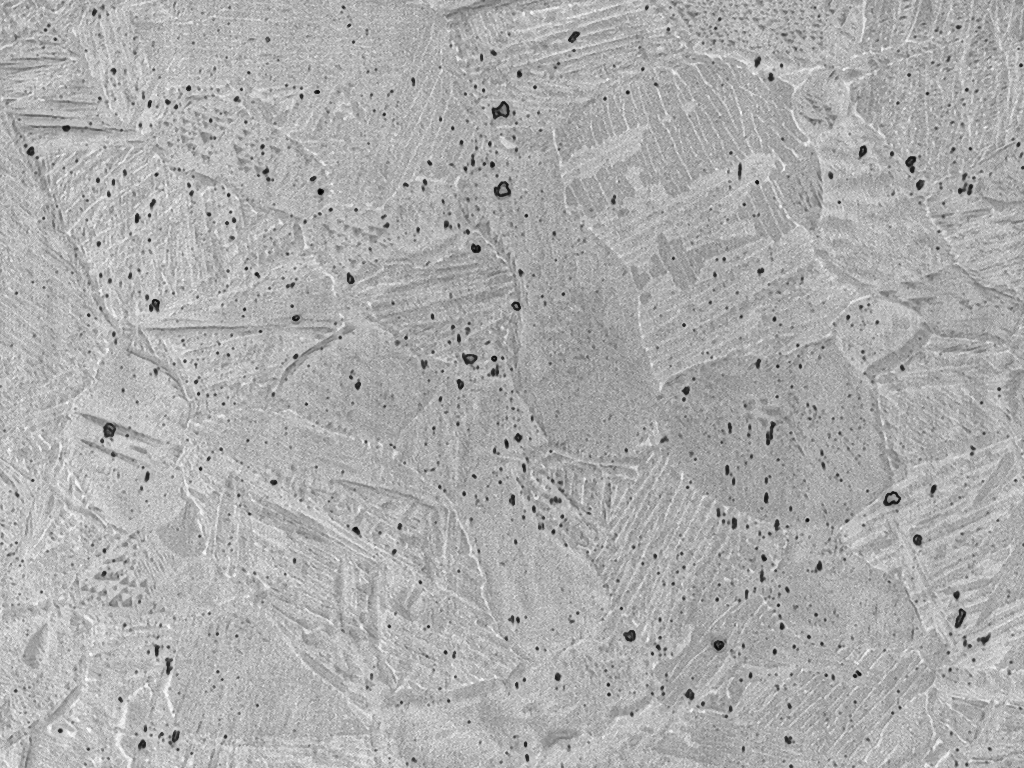
#> input picture docs/day_2_10102025/Multiphase_disloc/Ti64.png, 1024 x 768 px; the run also reads 1 picture not shown here
$ jupyter execute CAMM_Hackathon_Jordan.ipynb   (shell and % lines are left out)
#> lines starting #> are read from the running program, lines starting #| are printed output that depends on the picture; after the words box and inside, x2 and y2 are one past the last pixel; in counts of white or black regions, pixels touching at a corner belong together
October 10 2025

**Data provenance**

The dataset includes microstructural images collected from (i) a Ti–6Al–4V (Ti64) alloy sample, and (ii) Nb alloy. The images were acquired using optical/Laser microscopy

**What you’ll find here**

Raw metallographic/SEM images of alloy microstructures.

Baseline segmentation examples (e.g., k-means, thresholding) to illustrate challenges such as streak artifacts or misclassification.

**What you will do**

**Apply segmentation methods**  and record your observations.

**Compare techniques** and comment on their strengths and limitations.

**Visualize results** by overlaying predicted features or segmentation masks onto the original images.

# Importing data

[cell 1]
import matplotlib.pyplot as plt
import matplotlib.image as mpimg
import numpy as np
from PIL import Image
from sklearn.cluster import KMeans

## Two Sets of Images

*   Ti64
*   Nb Alloy

# 1.Ti64

[cell 2]
img1 = mpimg.imread("Ti64.png")
#> img1 is the input picture: shape (768, 1024, 3) float32; min 0, max 0.992, mean 0.679
plt.imshow(img1)
plt.axis("off")
plt.show()

**What you see in the image**

The grayscale image above is a microscopy snapshot of Ti–6Al–4V (Ti64), a widely used aerospace alloy. Its internal structure has two major building blocks:

1.   α phase (alpha, light regions): Appears as the lighter gray regions. The α phase is stable at room temperature and gives the alloy strength.
2.   β phase (beta, darker regions): Seen as the darker intergranular regions. The β phase provides ductility (ability to bend/stretch).
3.   The small black spots visible across the sample are not another phase but likely surface dirt or minor preparation artifacts, not intrinsic features of the material.

**Why this matters**

Being able to classify which pixel belongs to α or β is the first step that lays the foundation for all subsequent characterization.

## Your Turn

[cell 3]
# image saved as img1
plt.imshow(img1)
plt.axis("off")
plt.show()

[cell 4]
"""
Ti–6Al–4V Phase Segmentation (α vs β) + Colored Overlays
"""

import os
import cv2
import numpy as np
from sklearn.cluster import KMeans
import matplotlib.pyplot as plt

IMG_PATH = "Ti64.png"
OUT_DIR  = os.path.dirname(os.path.abspath(IMG_PATH)) or "."

GAUSS_BLUR = 3
CLAHE_CLIP = 2.0
CLAHE_TILE = 8
ARTIFACT_THRESH    = 35
ARTIFACT_MAX_AREA  = 150
INPAINT_RADIUS     = 3
KMEANS_REPEATS = 5
MORPH_KERNEL = 3


def to_gray_uint8(img):
    if img.ndim == 3:
        img = cv2.cvtColor(img, cv2.COLOR_BGR2GRAY)
    if img.dtype != np.uint8:
        img = cv2.normalize(img, None, 0, 255, cv2.NORM_MINMAX).astype(np.uint8)
    return img


def overlay_color(gray, alpha_mask, beta_mask, alpha_w=0.4):
    base_bgr = cv2.cvtColor(gray, cv2.COLOR_GRAY2BGR)
    color = base_bgr.copy()
    color[alpha_mask == 255] = [255, 0, 0]  # α red
    color[beta_mask == 255]  = [0, 0, 255]  # β blue
    return cv2.addWeighted(color, alpha_w, base_bgr, 1 - alpha_w, 0)


def main():
    orig = cv2.imread(IMG_PATH, cv2.IMREAD_UNCHANGED)
    if orig is None:
        raise FileNotFoundError(f"Could not read {IMG_PATH}")
    gray = to_gray_uint8(orig)

    if GAUSS_BLUR > 0:
        gray_blur = cv2.GaussianBlur(gray, (GAUSS_BLUR, GAUSS_BLUR), 0)
    else:
        gray_blur = gray.copy()

    clahe = cv2.createCLAHE(clipLimit=CLAHE_CLIP, tileGridSize=(CLAHE_TILE, CLAHE_TILE))
    enh = clahe.apply(gray_blur)

    _, dark_bin = cv2.threshold(enh, ARTIFACT_THRESH, 255, cv2.THRESH_BINARY_INV)
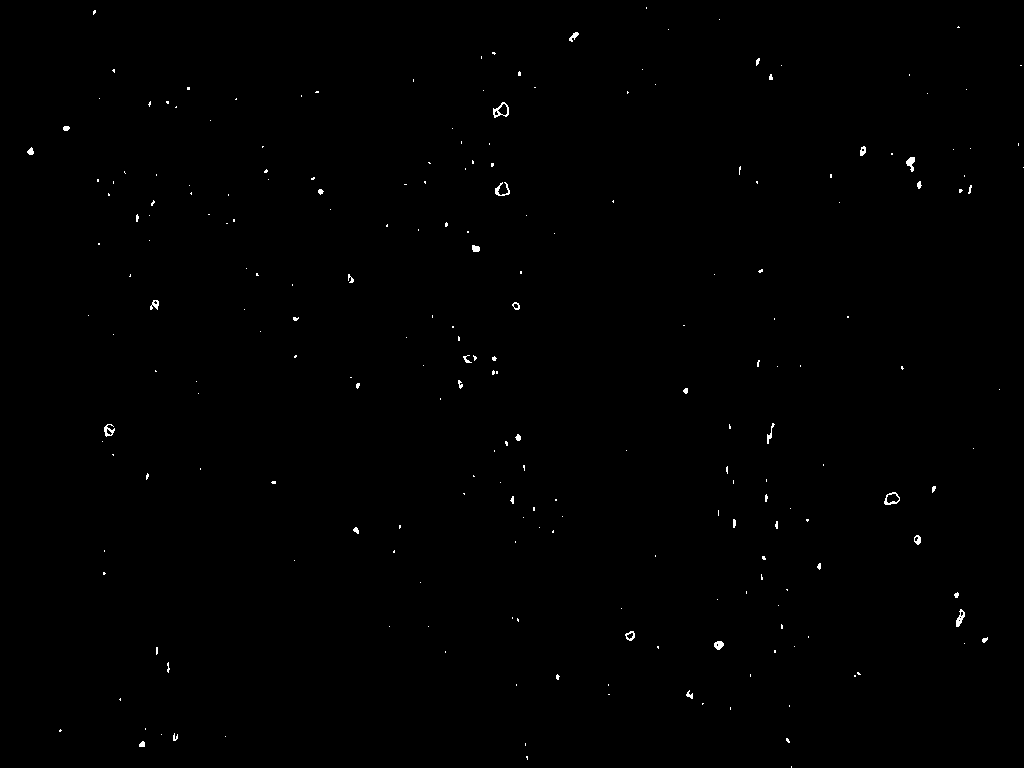
#> dark_bin: shape (768, 1024); 0.3% white in thin lines or dots
    num_labels, labels, stats, _ = cv2.connectedComponentsWithStats(dark_bin, connectivity=8)
#> labels: shape (768, 1024) int32; 227 distinct labels, from 0 to 226
#> num_labels = 227; stats = 227 rows, first 6: [0, 0, 1024, 768, 784057], [646, 7, 1, 2, 2], [93, 10, 3, 5, 11], [719, 19, 1, 1, 1], [957, 26, 3, 2, 4], [668, 29, 1, 1, 1]
    artifact_mask = np.zeros_like(dark_bin)
    for i in range(1, num_labels):
        if stats[i, cv2.CC_STAT_AREA] <= ARTIFACT_MAX_AREA:
            artifact_mask[labels == i] = 255

    inpainted = cv2.inpaint(enh, artifact_mask, INPAINT_RADIUS, cv2.INPAINT_TELEA)

    X = inpainted.reshape(-1, 1).astype(np.float32)
    best_labels, best_centers, best_inertia = None, None, np.inf
    for _ in range(KMEANS_REPEATS):
        km = KMeans(n_clusters=2, n_init=1, random_state=None)
        lbls = km.fit_predict(X)
        if km.inertia_ < best_inertia:        # <-- fixed
            best_inertia = km.inertia_        # <-- fixed
            best_labels = lbls
            best_centers = km.cluster_centers_.flatten()
#> after the loop, best_centers = [180.5, 125]; best_inertia = 348185600

    labels_img = best_labels.reshape(inpainted.shape)
#> labels_img: shape (768, 1024) int32; values 0 (black) and 1 (white), 42.6% white; 4825 white regions (3587 under 20 px), largest, box (x1, y1, x2, y2) and area: (362, 125, 1024, 768) 84406, (366, 0, 858, 240) 19609, (565, 69, 715, 227) 6574
    alpha_cluster = int(np.argmax(best_centers))
#> alpha_cluster = 0
    beta_cluster = 1 - alpha_cluster
#> beta_cluster = 1
    alpha_mask = (labels_img == alpha_cluster).astype(np.uint8) * 255
    beta_mask  = (labels_img == beta_cluster ).astype(np.uint8) * 255

    kernel = cv2.getStructuringElement(cv2.MORPH_ELLIPSE, (MORPH_KERNEL, MORPH_KERNEL))
    alpha_mask = cv2.morphologyEx(alpha_mask, cv2.MORPH_OPEN, kernel)
#> alpha_mask: shape (768, 1024); 53.5% white; 3072 black regions (2363 under 20 px), largest, box (x1, y1, x2, y2) and area: (295, 0, 1024, 768) 204702, (0, 90, 230, 429) 10826, (206, 612, 381, 765) 8284
    beta_mask  = cv2.morphologyEx(beta_mask,  cv2.MORPH_OPEN, kernel)
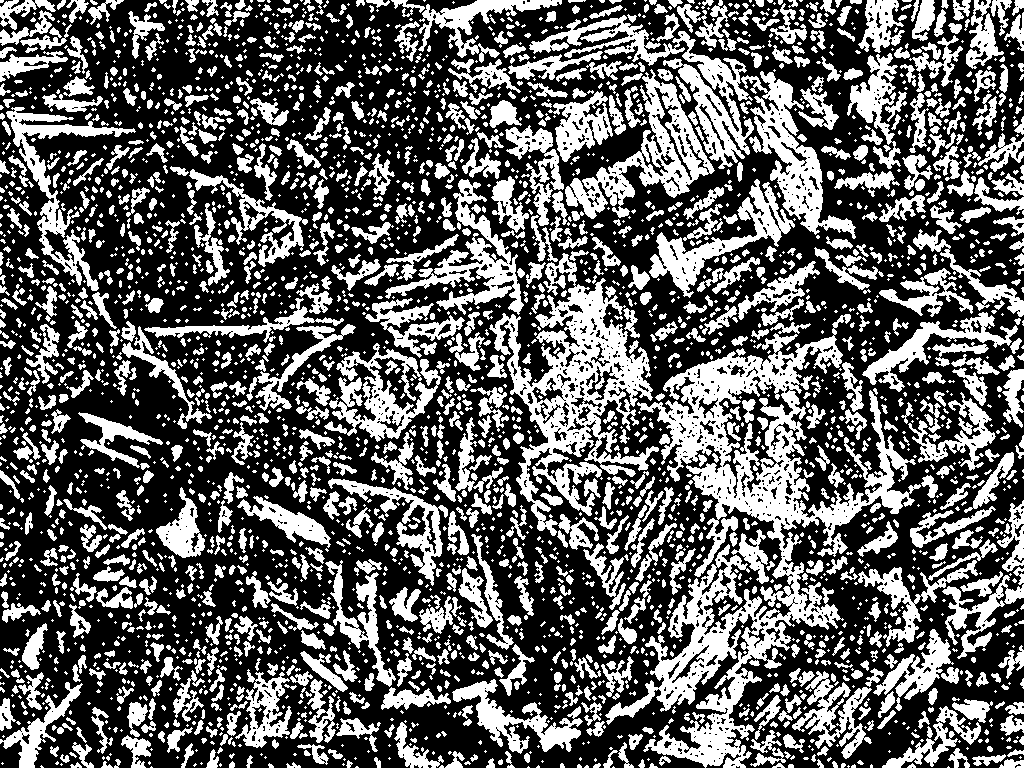
#> beta_mask: shape (768, 1024); 37.9% white; 3475 white regions (1941 under 20 px), largest, box (x1, y1, x2, y2) and area: (605, 314, 921, 768) 33876, (489, 253, 659, 536) 15013, (529, 15, 754, 169) 6662

    valid = (artifact_mask == 0)
#> valid: shape (768, 1024) bool; 99.7% white; black in thin lines or dots
    alpha_fraction = np.sum((alpha_mask == 255) & valid) / np.sum(valid)
#> alpha_fraction = 0.537
    beta_fraction  = np.sum((beta_mask == 255) & valid) / np.sum(valid)
#> beta_fraction = 0.377

    overlay_colored = overlay_color(gray, alpha_mask, beta_mask, 0.45)
#> in overlay_color, `return cv2.addWeighted(color, alpha_w, base_bgr, 1 - alpha_w, 0)`:
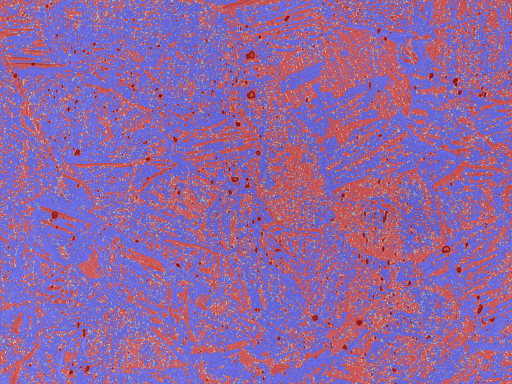
#> returned value: shape (768, 1024, 3) (shown at 1/2 size); mean of channels 0, 1, 2 163.3, 101.9, 145.3; drawn as B, G, R

    out = lambda name: os.path.join(OUT_DIR, name)
    cv2.imwrite(out("Ti64_overlay_colored.png"), overlay_colored)

    print(f"α fraction = {alpha_fraction*100:.2f}%")
#| α fraction = 53.67%
    print(f"β fraction = {beta_fraction*100:.2f}%")
#| β fraction = 37.67%
    print("Saved:", out('Ti64_overlay_colored.png'))

    plt.imshow(cv2.cvtColor(overlay_colored, cv2.COLOR_BGR2RGB))
    plt.axis("off")
    plt.title("Colored Overlay: α (Red) β (Blue)")
    plt.show()


if __name__ == "__main__":
    main()

[cell 5]
"""
Ti–6Al–4V (Ti64) — Solid-Color Segmentation Map
- K-Means on (inpainted) intensity, robust preprocessing
- α (green), β (red), artifacts/pores (blue)
- Also saves the usual overlay if you still want it
"""

import os
import cv2
import numpy as np
import matplotlib.pyplot as plt
from sklearn.cluster import KMeans

# ---------------- CONFIG ----------------
IMG_PATH = "Ti64.png"
OUT_DIR  = os.path.dirname(os.path.abspath(IMG_PATH)) or "."

# Preprocess
GAUSS_BLUR = 3
CLAHE_CLIP = 2.0
CLAHE_TILE = 8

# Artifact (tiny specks) removal
ARTIFACT_THRESH   = 35
ARTIFACT_MAX_AREA = 150
INPAINT_RADIUS    = 3

# KMeans
KMEANS_REPEATS = 10
KMEANS_SEED    = 0  # set None for nondeterministic

# Morph cleanup
MORPH_KERNEL   = 3
# ---------------------------------------


def to_gray_uint8(img):
    if img.ndim == 3:
        img = cv2.cvtColor(img, cv2.COLOR_BGR2GRAY)
    if img.dtype != np.uint8:
        img = cv2.normalize(img, None, 0, 255, cv2.NORM_MINMAX).astype(np.uint8)
    return img


def main():
    # ----- load & grayscale -----
    orig = cv2.imread(IMG_PATH, cv2.IMREAD_UNCHANGED)
    if orig is None:
        raise FileNotFoundError(f"Could not read {IMG_PATH}")
    gray = to_gray_uint8(orig)

    # ----- light denoise + CLAHE -----
    if GAUSS_BLUR > 0:
        gray_blur = cv2.GaussianBlur(gray, (GAUSS_BLUR, GAUSS_BLUR), 0)
    else:
        gray_blur = gray.copy()
    clahe = cv2.createCLAHE(clipLimit=CLAHE_CLIP, tileGridSize=(CLAHE_TILE, CLAHE_TILE))
    enh = clahe.apply(gray_blur)

    # ----- tiny dark specks -> mask + inpaint -----
    _, dark_bin = cv2.threshold(enh, ARTIFACT_THRESH, 255, cv2.THRESH_BINARY_INV)
    num_labels, labels, stats, _ = cv2.connectedComponentsWithStats(dark_bin, connectivity=8)
#> num_labels = 227
    artifact_mask = np.zeros_like(dark_bin)
    for i in range(1, num_labels):
        if stats[i, cv2.CC_STAT_AREA] <= ARTIFACT_MAX_AREA:
            artifact_mask[labels == i] = 255

    inpainted = cv2.inpaint(enh, artifact_mask, INPAINT_RADIUS, cv2.INPAINT_TELEA)

    # ----- K-means on intensity -----
    X = inpainted.reshape(-1, 1).astype(np.float32)
    km = KMeans(n_clusters=2, init="k-means++", n_init=KMEANS_REPEATS, random_state=KMEANS_SEED)
    labels_vec = km.fit_predict(X)
    labels_img = labels_vec.reshape(inpainted.shape)

    # ----- choose α=brighter cluster; β=darker -----
    med0 = np.median(inpainted[labels_img == 0])
#> med0 = 177
    med1 = np.median(inpainted[labels_img == 1])
#> med1 = 131
    alpha_cluster = 0 if med0 > med1 else 1
#> alpha_cluster = 0
    beta_cluster  = 1 - alpha_cluster
#> beta_cluster = 1

    alpha_mask = (labels_img == alpha_cluster).astype(np.uint8) * 255
    beta_mask  = (labels_img == beta_cluster ).astype(np.uint8) * 255

    # ----- mild cleanup -----
    kernel = cv2.getStructuringElement(cv2.MORPH_ELLIPSE, (MORPH_KERNEL, MORPH_KERNEL))
    alpha_mask = cv2.morphologyEx(alpha_mask, cv2.MORPH_OPEN, kernel)
    beta_mask  = cv2.morphologyEx(beta_mask,  cv2.MORPH_OPEN, kernel)

    # ----- compute fractions (exclude artifacts) -----
    valid = (artifact_mask == 0)
    denom = float(np.sum(valid))
#> denom = 784057
    alpha_fraction = np.sum((alpha_mask == 255) & valid) / denom
#> alpha_fraction = 0.537
    beta_fraction  = np.sum((beta_mask  == 255) & valid) / denom
#> beta_fraction = 0.377

    # ========== SOLID-COLOR LABEL IMAGE ==========
    # Colors (BGR): α=green, β=red, artifacts=blue
    H, W = gray.shape
    seg_rgb = np.zeros((H, W, 3), dtype=np.uint8)
    seg_rgb[alpha_mask == 255]   = (0, 255, 0)   # green
    seg_rgb[beta_mask  == 255]   = (255, 0, 0)   # red
    seg_rgb[artifact_mask > 0]   = (0, 0, 255)   # blue

    # Save colored segmentation map
    out = lambda name: os.path.join(OUT_DIR, name)
    os.makedirs(OUT_DIR, exist_ok=True)
    cv2.imwrite(out("Ti64_segmentation_map_BGR.png"), seg_rgb)  # BGR on disk

    # Matplotlib preview that matches your example
    plt.figure(figsize=(7.2, 5.0))
    plt.title("")
    plt.imshow(cv2.cvtColor(seg_rgb, cv2.COLOR_BGR2RGB))
    plt.axis("off")
    plt.savefig(out("Ti64_segmentation_map_display.png"), bbox_inches="tight", dpi=150)
    plt.show()

    # (Optional) also save your previous semi-transparent overlay for reference
    base_bgr = cv2.cvtColor(gray, cv2.COLOR_GRAY2BGR)
    overlay = base_bgr.copy()
    overlay[alpha_mask == 255] = [0, 255, 0]   # green α
    overlay[beta_mask  == 255] = [255, 0, 0]   # red β
    overlay[artifact_mask > 0] = [0, 0, 255]   # blue artifacts
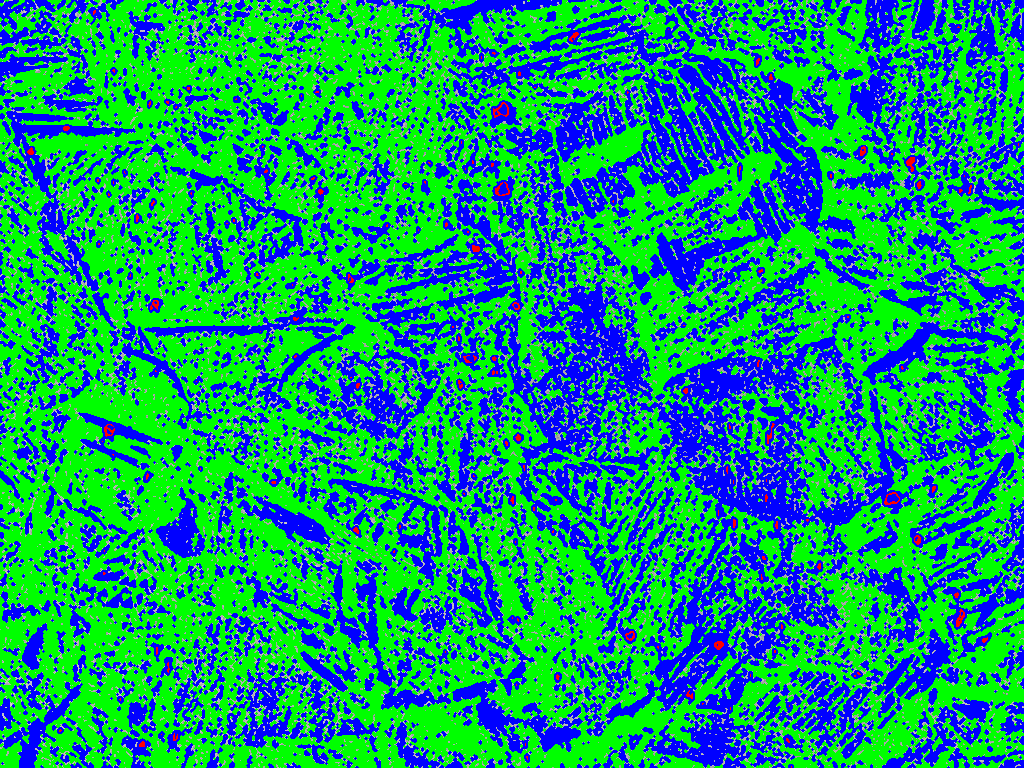
#> overlay: shape (768, 1024, 3); mean B, G, R 110.5, 151.2, 15.5
    overlay = cv2.addWeighted(overlay, 0.45, base_bgr, 0.55, 0)
    cv2.imwrite(out("Ti64_overlay_green_red_blue.png"), overlay)

    print(f"α fraction = {alpha_fraction*100:.2f}% | β fraction = {beta_fraction*100:.2f}%")
#| α fraction = 53.67% | β fraction = 37.67%
#> (the rest of the program and of its run is left out)
